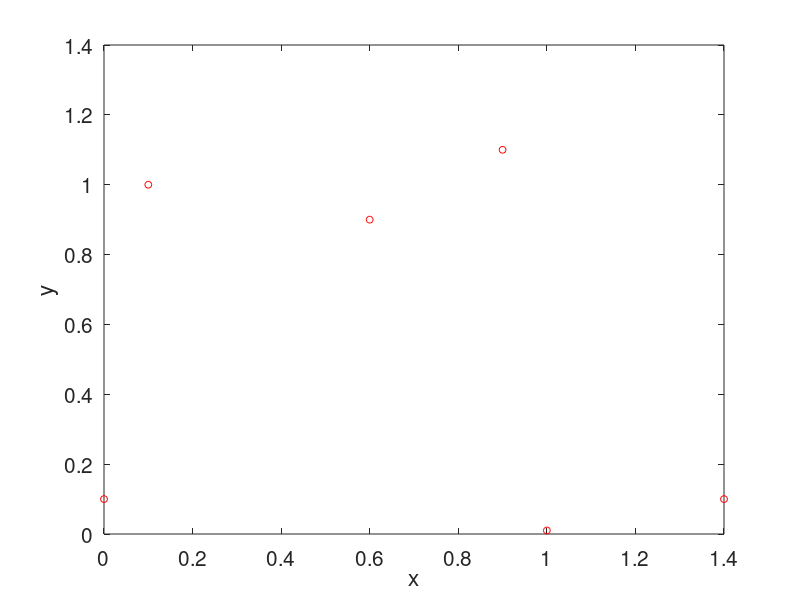

This figure's MATLAB source: (Note: this script raises an error after producing the figure.)
close all
clear all

%====================
% plot a cubic spline
%====================

%------------------------------------------------
% This program accompanies the book:
%           C. Pozrikidis
% ``Numerical Computation in Science and Engineering''
%      Oxford University Press
%------------------------------------------------

%---
% sample data
%---


N = 5;
x = [0.0, 0.1, 0.6, 0.9, 1.0, 1.4];

y = [0.1, 1.0, 0.9, 1.1, 0.01, -0.3];
y = [0.1, 1.0, 0.9, 1.1, 0.01, 0.1];

% to test a true spline

% for i=1:N+1
%  y(i)=x(i)^3;
% end

kpl = 16; % number of plotting intervals per segment

%---
% prepare
%---

figure(1)
hold on
plot(x,y,'o','markersize',5,'color','red')
xlabel('x','fontsize',15)
ylabel('y','fontsize',15)
set(gca,'fontsize',15)
%axis([x(1) x(N+1) -1 2])
box

%----
%for Ichoose=1:6
 for Ichoose=5:5
%---

%----
% spline coefficients
%----

if(Ichoose==1)
 [a,b,c] = splc_pr (N,x,y);
 title('Periodic spline','fontsize',15)
elseif(Ichoose==2)
 [a,b,c] = splc_clm (N,x,y,0.0,0.0);
 title('Clamped spline','fontsize',15)
elseif(Ichoose==3)
 [a,b,c] = splc_nt (N,x,y);
 title('Natural spline','fontsize',15)
elseif(Ichoose==4)
 [a,b,c] = splc_true (N,x,y);
elseif(Ichoose==5)
 [a,b,c] = splc_nt_true (N,x,y);
 title('True spline','fontsize',15)
elseif(Ichoose==6)
 [a,b,c] = splc_clm_true (N,x,y,0.0);
end

%====
% plotting
%====

%---
for i=1:N    % loop over segments
%---

 dxint = (x(i+1)-x(i))/kpl;

 for j=1:kpl+1  % loop over plotting points
  xd = (j-1.0)*dxint;
  yplot(j) = ( (a(i)*xd+ b(i) )*xd+ c(i) )*xd + y(i);
  xplot(j) = x(i)+xd;
%  yexct(j) = xplot(j)^3;
 end

 plot(xplot,yplot,'k')

% plot(xplot,yexct,'r:')

end

%---
end % over Ichoose
%---

%---
% done
%---
